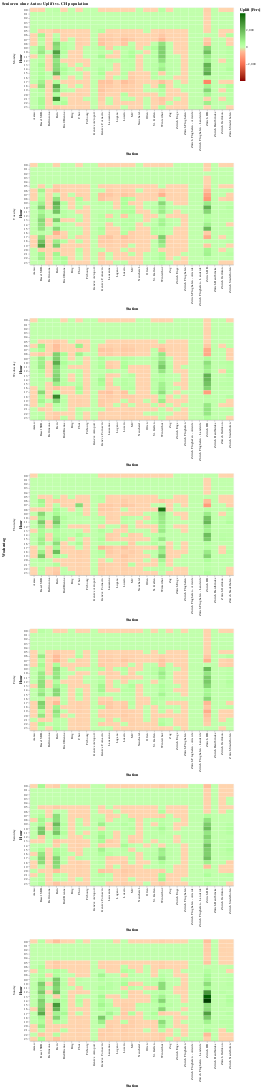

Source (notebook cell):
### Markdown cell above
## Heatmap of all slots at all stations

### Code cell
uplift_test.heatmap()

### Figure 1 — Vega-Lite specification as saved in the notebook (floating-point values rounded to 4 significant figures; data arrays with more than 128 entries replaced by an {"elided": "..."} marker saying what was removed)
{"$schema": "https://vega.github.io/schema/vega-lite/v3.4.0.json", "config": {"mark": {"tooltip": null}, "view": {"height": 300, "width": 400}}, "data": {"name": "data-ab5096c47b9f29ba5b57ae8d31525795"}, "datasets": {"data-ab5096c47b9f29ba5b57ae8d31525795": {"elided": "4536 records"}}, "encoding": {"color": {"field": "pop_uplift_pers", "scale": {"domain": [-3937.0, 0, 3937.0], "range": ["darkred", "white", "darkgreen"], "type": "linear", "zero": true}, "title": "Uplift [Pers]", "type": "quantitative"}, "row": {"field": "DayOfWeek", "sort": ["Monday", "Tuesday", "Wednesday", "Thursday", "Friday", "Saturday", "Sunday"], "title": "Wochentag", "type": "nominal"}, "tooltip": [{"field": "Station", "title": "Bahnhof", "type": "nominal"}, {"field": "Hour", "type": "nominal"}, {"field": "spr", "title": "Total", "type": "quantitative"}, {"field": "target_pers", "title": "Zielgruppe", "type": "quantitative"}, {"field": "pop_uplift_pers", "title": "Uplift", "type": "quantitative"}], "x": {"field": "Station", "type": "nominal"}, "y": {"field": "Hour", "type": "ordinal"}}, "mark": "rect", "resolve": {"scale": {"x": "independent"}}, "title": "Senioren ohne Autos: Uplift vs. CH population", "width": 600}
